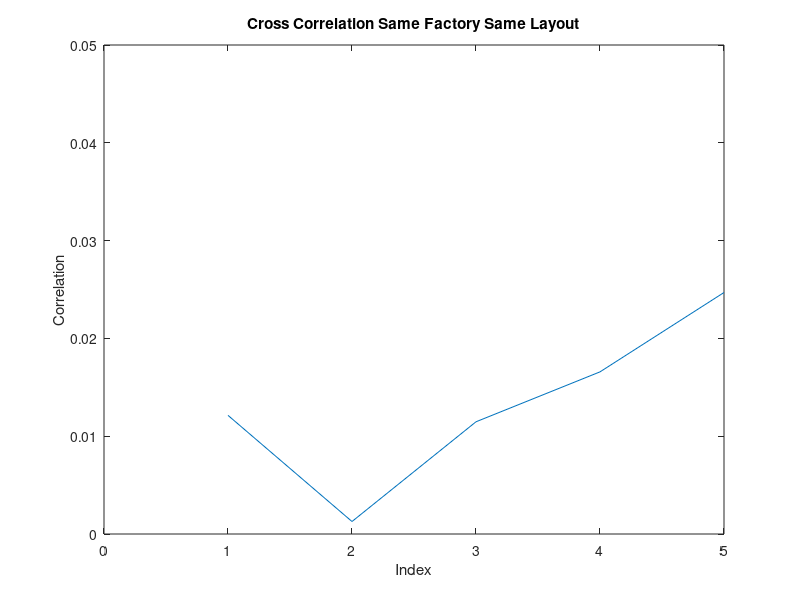

Write MATLAB code to recreate this figure.
%Cross Correlation (Same factory, same layout: fixed F,L)
%Uniform distribution of random variables

%given values
lambdaF = 0.1;
lambdaL = 0.3;
lambdaM = 1.0;
lambdaO = 0.3;
lambdaA = 0;

xF = -100:100;
xL = -100:100;
xM = 200:1000;
xO = 0:100;
xA = -100:0;

xFmin = -100;
xFmax = 100;
xLmin = -100;
xLmax = 100;
xMmin = 200;
xMmax = 1000;
xOmin = 0;
xOmax = 100;
xAmin = -100;
xAmax = 0;

%initialize fixed values
fixedF = 0;
fixedL = 0;
fixedM = 0;

%do 5 times
for k = 1:5
    %PPN vector (consisting of 4096 integers)
    for j = 1:4096
        %set fixed value
        for i = 1:2

            randomF = (xFmax - xFmin) * rand + xFmin;
            randomL = (xLmax - xLmin) * rand + xLmin;
            randomM = (xMmax - xMmin) * rand + xMmin;
            randomO = (xOmax - xOmin) * rand + xOmin;
            randomA = (xAmax - xAmin) * rand + xAmin;

            if i == 1
                fixedF = randomF;
                fixedL = randomL;
                ppn1(j,:) = lambdaF*fixedF + lambdaL*fixedL + lambdaM*randomM + lambdaO*randomO + lambdaA*randomA;
            else
                ppn2(j,:) = lambdaF*fixedF + lambdaL*fixedL + lambdaM*randomM + lambdaO*randomO + lambdaA*randomA;
            end
        end
    end
    
    selfCorr(k,:) = k;
    selfCorr(k,2) = abs(corr(ppn1,ppn2));
end

%plot correlation
plot(selfCorr(:,1),selfCorr(:,2))
ylim([0 0.05])
xlim([0 5])
xlabel('Index')
ylabel('Correlation')
title('Cross Correlation Same Factory Same Layout')
%selfCorr = abs(corr(ppn1,ppn2))


